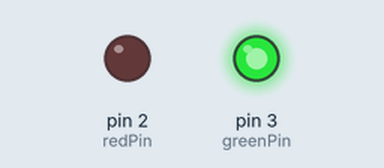
Bench run of a sketch on a simulated Arduino Uno, built with avr-gcc and run on an emulated ATmega328P. Parts: output pins drawn as LEDs (lit = HIGH).

Above: at 1.2 s.
At 6.2 s:
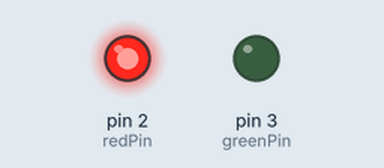
At 8.7 s:
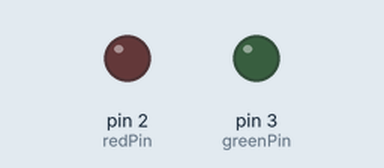
Timing chart, 0 to 13.0 s (numbered marks = the images above):
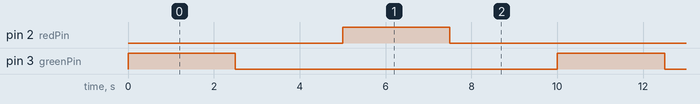

The sketch:

EngDesTSA23.ino
```cpp
int redPin = 2;
int greenPin = 3;
int tWait = 2500;

void setup() {
  // put your setup code here, to run once:

  pinMode(redPin, OUTPUT);
  pinMode(greenPin, OUTPUT);

  digitalWrite(redPin, LOW);
  digitalWrite(greenPin, LOW);


}

void loop() {
  // put your main code here, to run repeatedly:

  digitalWrite(greenPin, HIGH);
  delay(tWait);
  digitalWrite(greenPin, LOW);
  delay(tWait);
  digitalWrite(redPin, HIGH);
  delay(tWait);
  digitalWrite(redPin, LOW);
  delay(tWait);

}
```

Measured:
- by itself, pin 2 (redPin), pin 3 (greenPin): alternates HIGH for 2.5 s and LOW for 7.5 s
- by itself, everything shown: repeats every 10.0 s, in 4 steps
